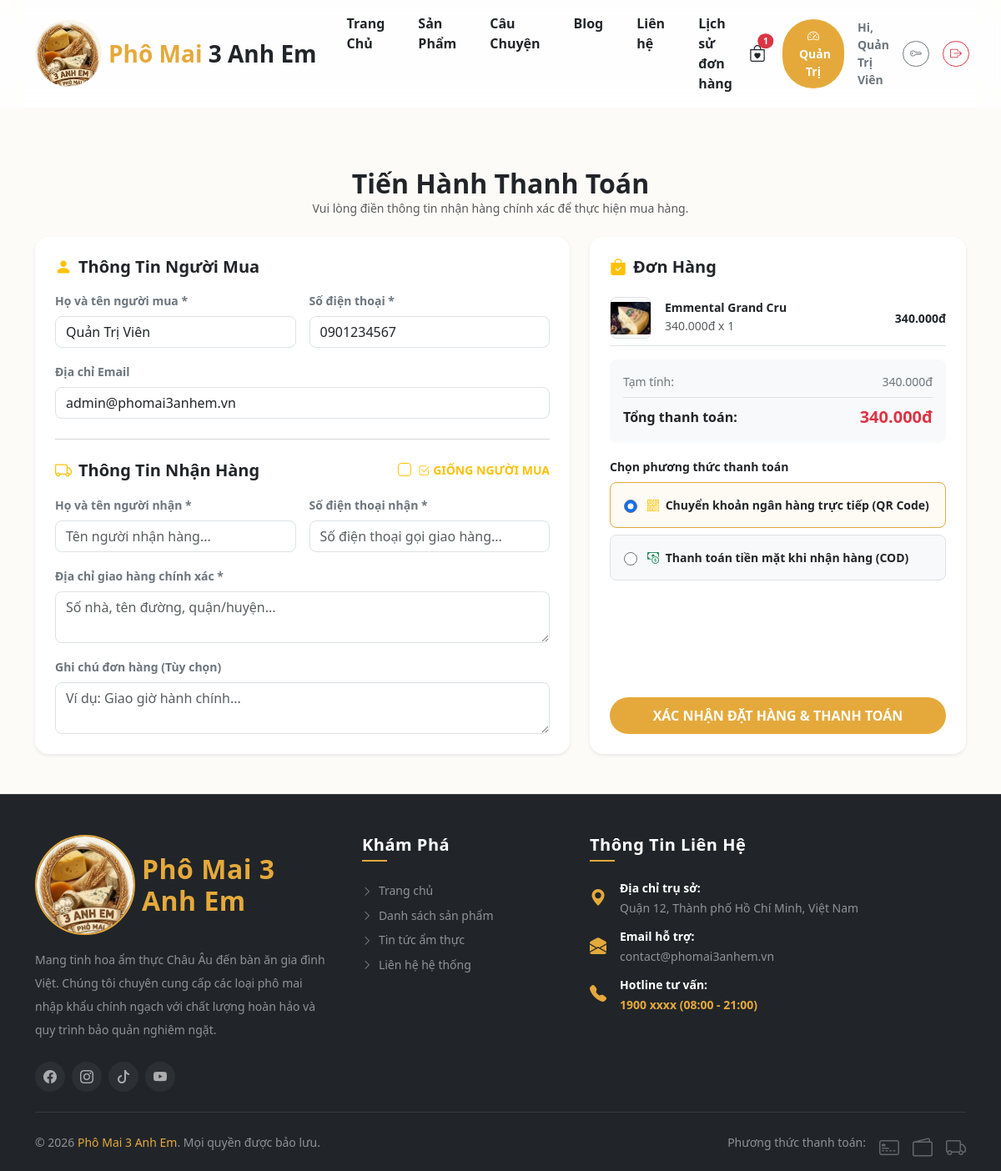
Screenshot of /phomai3anhem/checkout.php (signed in) with the database file from the repository.
### tables this page shows
CREATE TABLE `users` (
  `id` int(10) UNSIGNED NOT NULL,
  `full_name` varchar(100) NOT NULL,
  `email` varchar(150) NOT NULL,
  `password` varchar(255) NOT NULL,
  `phone` varchar(20) DEFAULT NULL,
  `address` text DEFAULT NULL,
  `role` enum('customer','admin') NOT NULL DEFAULT 'customer',
  `created_at` datetime NOT NULL DEFAULT current_timestamp(),
  `updated_at` datetime NOT NULL DEFAULT current_timestamp() ON UPDATE current_timestamp()
);

### phomai3anhem/checkout.php (the view, shortened to what this page needs)
<?php
include_once 'config/db.php';
$user_logged = null;
if (isset($_SESSION['user_id'])) {
    $stmt = $pdo->prepare("SELECT * FROM users WHERE id = ?");
    $stmt->execute([$_SESSION['user_id']]);
    $user_logged = $stmt->fetch();
}
$total_money = 0;
foreach ($_SESSION['cart'] as $item) {
    $total_money += $item['price'] * $item['quantity'];
}
include_once 'includes/header.php';
?>
<div class="container my-5 pt-4">
    <div class="text-center mb-4">
        <h2 class="fw-bold text-dark m-0">Tiến Hành Thanh Toán</h2>
        <p class="text-muted small">Vui lòng điền thông tin nhận hàng chính xác để thực hiện mua hàng.</p>
    </div>
    <div id="checkoutFormSection" class="row g-4">
        <div class="col-12 col-lg-7">
            <div class="card border-0 shadow-sm rounded-4 p-4 bg-white">
                <form id="formCheckout" onsubmit="event.preventDefault();">
                    <h5 class="fw-bold text-dark mb-3"><i class="bi bi-person-fill text-warning me-2"></i>Thông Tin Người Mua</h5>
                    <div class="row g-3 mb-4">
                        <div class="col-md-6">
                            <label class="form-label small fw-semibold text-secondary">Họ và tên người mua *</label>
                            <input type="text" class="form-control rounded-3" id="buyerName" required
                                   value="<?= $user_logged ? htmlspecialchars($user_logged['full_name']) : 'Tung' ?>" placeholder="Nhập họ tên...">
                        </div>
                        <div class="col-md-6">
                            <label class="form-label small fw-semibold text-secondary">Số điện thoại *</label>
                            <input type="tel" class="form-control rounded-3" id="buyerPhone" required
                                   value="<?= $user_logged ? htmlspecialchars($user_logged['phone']) : '09128390183' ?>" placeholder="Nhập số điện thoại...">
                        </div>
                        <div class="col-12">
                            <label class="form-label small fw-semibold text-secondary">Địa chỉ Email</label>
                            <input type="email" class="form-control rounded-3" id="buyerEmail"
                                   value="<?= $user_logged ? htmlspecialchars($user_logged['email']) : 'Tung@gmail.com' ?>" placeholder="name@gmail.com">
                        </div>
                    </div>
                    <hr class="text-muted my-4">
                    <div class="d-flex justify-content-between align-items-center mb-3">
                        <h5 class="fw-bold text-dark m-0"><i class="bi bi-truck text-warning me-2"></i>Thông Tin Nhận Hàng</h5>
                        <div class="form-check">
                            <input class="form-check-input border-warning" type="checkbox" id="chkSameAsBuyer" onchange="syncBuyerToReceiver()">
                            <label class="form-check-label small fw-bold text-warning cursor-pointer" for="chkSameAsBuyer">
                                <i class="bi bi-check2-square me-1"></i>GIỐNG NGƯỜI MUA
                            </label>
                        </div>
                    </div>
                    <div class="row g-3">
                        <div class="col-md-6">
                            <label class="form-label small fw-semibold text-secondary">Họ và tên người nhận *</label>
                            <input type="text" class="form-control rounded-3" id="receiverName" required placeholder="Tên người nhận hàng...">
                        </div>
                        <div class="col-md-6">
                            <label class="form-label small fw-semibold text-secondary">Số điện thoại nhận *</label>
                            <input type="tel" class="form-control rounded-3" id="receiverPhone" required placeholder="Số điện thoại gọi giao hàng...">
                        </div>
                        <div class="col-12">
                            <label class="form-label small fw-semibold text-secondary">Địa chỉ giao hàng chính xác *</label>
                            <textarea class="form-control rounded-3" id="receiverAddress" rows="2" required placeholder="Số nhà, tên đường, quận/huyện..."></textarea>
                        </div>
                        <div class="col-12">
                            <label class="form-label small fw-semibold text-secondary">Ghi chú đơn hàng (Tùy chọn)</label>
                            <textarea class="form-control rounded-3" id="orderNotes" rows="2" placeholder="Ví dụ: Giao giờ hành chính..."></textarea>
                        </div>
                    </div>
                </form>
            </div>
        </div>
        <div class="col-12 col-lg-5">
            <div class="card border-0 shadow-sm rounded-4 p-4 bg-white h-100 d-flex flex-column justify-content-between">
                <div>
                    <h5 class="fw-bold text-dark mb-3"><i class="bi bi-bag-check-fill text-warning me-2"></i>Đơn Hàng</h5>
                    <div class="order-summary-list mb-3">
                        <?php foreach ($_SESSION['cart'] as $item): ?>
                            <div class="d-flex align-items-center justify-content-between py-2 border-bottom">
                                <div class="d-flex align-items-center gap-3">
                                    <img src="assets/img/<?= htmlspecialchars($item['image']) ?>" class="rounded-3 border" style="width: 50px; height: 50px; object-fit: contain; background: #fafafa;">
                                    <div>
                                        <h6 class="fw-bold text-dark mb-0 small"><?= htmlspecialchars($item['name']) ?></h6>
                                        <small class="text-muted"><?= number_format($item['price'], 0, ',', '.') ?>đ x <?= $item['quantity'] ?></small>
                                    </div>
                                </div>
                                <span class="fw-bold text-dark small"><?= number_format($item['price'] * $item['quantity'], 0, ',', '.') ?>đ</span>
                            </div>
                        <?php endforeach; ?>
                    </div>
                    <div class="bg-light rounded-3 p-3 mb-3">
                        <div class="d-flex justify-content-between mb-2 small text-secondary">
                            <span>Tạm tính:</span>
                            <span><?= number_format($total_money, 0, ',', '.') ?>đ</span>
                        </div>
                        <div class="d-flex justify-content-between align-items-center pt-2 border-top">
                            <span class="fw-bold text-dark">Tổng thanh toán:</span>
                            <span class="fw-bold text-danger fs-5"><?= number_format($total_money, 0, ',', '.') ?>đ</span>
                        </div>
                    </div>
                    <div class="mb-4">
                        <label class="form-label small fw-bold text-dark mb-2">Chọn phương thức thanh toán</label>
                        <div class="form-check border rounded-3 p-3 mb-2 bg-light d-flex align-items-start gap-2 cur-pointer method-box active-method" id="boxQr">
                            <input class="form-check-input mt-1 ms-0 border-secondary" type="radio" checked name="payment_method" id="radQr" value="qr">
                            <label class="form-check-label fw-bold text-dark small ms-1" for="radQr">
                                <i class="bi bi-qr-code text-warning me-1"></i> Chuyển khoản ngân hàng trực tiếp (QR Code)
                            </label>
                        </div>
                        <div class="form-check border rounded-3 p-3 bg-light d-flex align-items-start gap-2 cur-pointer method-box" id="boxCod">
                            <input class="form-check-input mt-1 ms-0 border-secondary" type="radio" name="payment_method" id="radCod" value="cod">
                            <label class="form-check-label fw-bold text-dark small ms-1" for="radCod">
                                <i class="bi bi-cash-coin text-success me-1"></i> Thanh toán tiền mặt khi nhận hàng (COD)
                            </label>
                        </div>
                    </div>
                </div>
                <button type="button" onclick="triggerSubmitForm()" class="btn btn-gold text-white w-100 py-2.5 rounded-pill fw-bold text-uppercase">
                    Xác Nhận Đặt Hàng & Thanh Toán
                </button>
            </div>
        </div>
    </div>
</div>
<?php include_once 'includes/footer.php'; ?>

### phomai3anhem/includes/header.php (style rules this page uses)
:root { --primary-gold: #E5A93B; --bg-cream: #FDFBF7; --text-charcoal: #2C2C2C; --glass-bg: rgba(255, 255, 255, 0.8); --glass-border: rgba(255, 255, 255, 0.4); --glass-blur: blur(12px); }
body { background-color: var(--bg-cream); color: var(--text-charcoal); font-family: 'Segoe UI', Tahoma, Geneva, Verdana, sans-serif; overflow-x: hidden; }
.btn-gold { background-color: var(--primary-gold); color: #ffffff; border-radius: 30px; padding: 10px 24px; font-weight: 600; border: none; transition: all 0.3s ease; }

### phomai3anhem/checkout.php (style rules this page uses)
.btn-gold { background-color: #E5A93B; border: none; font-weight: 600; transition: all 0.3s; }
.cursor-pointer, .cur-pointer { cursor: pointer; }
.active-method { border-color: #E5A93B !important; background-color: rgba(229, 169, 59, 0.05) !important; }
.method-box { transition: all 0.2s ease-in-out; }

### rows the page displays
users: full_name "Quản Trị Viên", phone "0901234567", email "admin@phomai3anhem.vn"

### other values shown
$total_cart_items "1"
$_SESSION['user_name'] "Quản Trị Viên"
$item['name'] "Emmental Grand Cru"
$item['price'] "340.000"
$item['quantity'] "1"
$item['price'] * $item['quantity'] "340.000"
$total_money "340.000"
